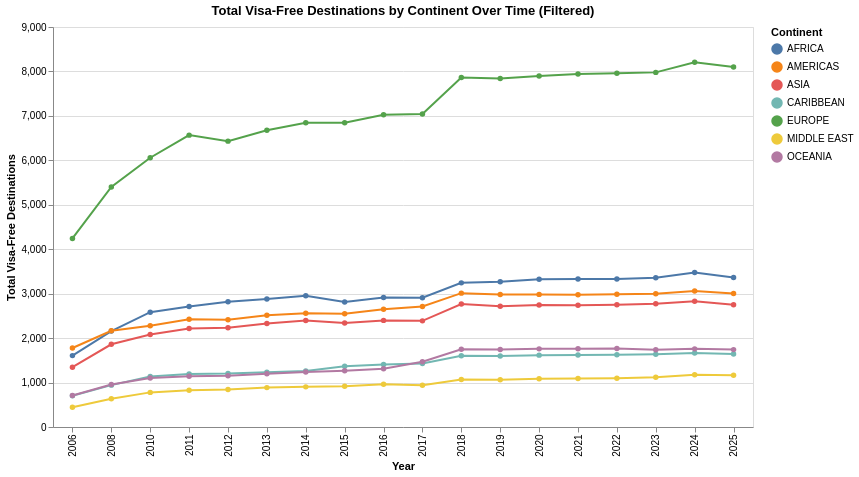

The cell this chart's notebook holds for it:
### Markdown cell above
There are some missing years [2007, 2009] that can be just ignored. The plot will linearly interpolate this values but it will not suppose a big problem since it is not alterating the real data.

### Code cell
# Remove years 2007 and 2009 with zero counts
filtered_continent_year_sum = continent_year_sum[~continent_year_sum['year'].isin([2007, 2009])]

# Altair line chart: total visa-free count over time by continent (filtered)
filtered_continent_chart = alt.Chart(filtered_continent_year_sum).mark_line(point=True).encode(
    x=alt.X('year:O', title='Year'),
    y=alt.Y('visa_free_count:Q', title='Total Visa-Free Destinations'),
    color=alt.Color('region:N', title='Continent'),
    tooltip=['region', 'year', 'visa_free_count']
).properties(
    title='Total Visa-Free Destinations by Continent Over Time (Filtered)',
    width=700,
    height=400
).interactive()

filtered_continent_chart

### Figure 1 — Vega-Lite specification as saved in the notebook (floating-point values rounded to 4 significant figures)
{"config": {"view": {"continuousWidth": 300, "continuousHeight": 300}}, "data": {"name": "data-4d54c9f04e9843ac55e0feaea8babb22"}, "mark": {"type": "line", "point": true}, "encoding": {"color": {"field": "region", "title": "Continent", "type": "nominal"}, "tooltip": [{"field": "region", "type": "nominal"}, {"field": "year", "type": "quantitative"}, {"field": "visa_free_count", "type": "quantitative"}], "x": {"field": "year", "title": "Year", "type": "ordinal"}, "y": {"field": "visa_free_count", "title": "Total Visa-Free Destinations", "type": "quantitative"}}, "height": 400, "params": [{"name": "param_3", "select": {"type": "interval", "encodings": ["x", "y"]}, "bind": "scales"}], "title": "Total Visa-Free Destinations by Continent Over Time (Filtered)", "width": 700, "$schema": "https://vega.github.io/schema/vega-lite/v5.20.1.json", "datasets": {"data-4d54c9f04e9843ac55e0feaea8babb22": [{"region": "AFRICA", "year": 2006, "visa_free_count": 1606}, {"region": "AFRICA", "year": 2008, "visa_free_count": 2158}, {"region": "AFRICA", "year": 2010, "visa_free_count": 2584}, {"region": "AFRICA", "year": 2011, "visa_free_count": 2711}, {"region": "AFRICA", "year": 2012, "visa_free_count": 2818}, {"region": "AFRICA", "year": 2013, "visa_free_count": 2880}, {"region": "AFRICA", "year": 2014, "visa_free_count": 2954}, {"region": "AFRICA", "year": 2015, "visa_free_count": 2810}, {"region": "AFRICA", "year": 2016, "visa_free_count": 2916}, {"region": "AFRICA", "year": 2017, "visa_free_count": 2908}, {"region": "AFRICA", "year": 2018, "visa_free_count": 3243}, {"region": "AFRICA", "year": 2019, "visa_free_count": 3269}, {"region": "AFRICA", "year": 2020, "visa_free_count": 3322}, {"region": "AFRICA", "year": 2021, "visa_free_count": 3328}, {"region": "AFRICA", "year": 2022, "visa_free_count": 3331}, {"region": "AFRICA", "year": 2023, "visa_free_count": 3359}, {"region": "AFRICA", "year": 2024, "visa_free_count": 3477}, {"region": "AFRICA", "year": 2025, "visa_free_count": 3362}, {"region": "AMERICAS", "year": 2006, "visa_free_count": 1778}, {"region": "AMERICAS", "year": 2008, "visa_free_count": 2165}, {"region": "AMERICAS", "year": 2010, "visa_free_count": 2279}, {"region": "AMERICAS", "year": 2011, "visa_free_count": 2423}, {"region": "AMERICAS", "year": 2012, "visa_free_count": 2412}, {"region": "AMERICAS", "year": 2013, "visa_free_count": 2512}, {"region": "AMERICAS", "year": 2014, "visa_free_count": 2560}, {"region": "AMERICAS", "year": 2015, "visa_free_count": 2548}, {"region": "AMERICAS", "year": 2016, "visa_free_count": 2649}, {"region": "AMERICAS", "year": 2017, "visa_free_count": 2713}, {"region": "AMERICAS", "year": 2018, "visa_free_count": 3012}, {"region": "AMERICAS", "year": 2019, "visa_free_count": 2979}, {"region": "AMERICAS", "year": 2020, "visa_free_count": 2984}, {"region": "AMERICAS", "year": 2021, "visa_free_count": 2975}, {"region": "AMERICAS", "year": 2022, "visa_free_count": 2986}, {"region": "AMERICAS", "year": 2023, "visa_free_count": 2996}, {"region": "AMERICAS", "year": 2024, "visa_free_count": 3058}, {"region": "AMERICAS", "year": 2025, "visa_free_count": 3004}, {"region": "ASIA", "year": 2006, "visa_free_count": 1345}, {"region": "ASIA", "year": 2008, "visa_free_count": 1861}, {"region": "ASIA", "year": 2010, "visa_free_count": 2081}, {"region": "ASIA", "year": 2011, "visa_free_count": 2215}, {"region": "ASIA", "year": 2012, "visa_free_count": 2232}, {"region": "ASIA", "year": 2013, "visa_free_count": 2327}, {"region": "ASIA", "year": 2014, "visa_free_count": 2397}, {"region": "ASIA", "year": 2015, "visa_free_count": 2340}, {"region": "ASIA", "year": 2016, "visa_free_count": 2399}, {"region": "ASIA", "year": 2017, "visa_free_count": 2388}, {"region": "ASIA", "year": 2018, "visa_free_count": 2767}, {"region": "ASIA", "year": 2019, "visa_free_count": 2715}, {"region": "ASIA", "year": 2020, "visa_free_count": 2747}, {"region": "ASIA", "year": 2021, "visa_free_count": 2741}, {"region": "ASIA", "year": 2022, "visa_free_count": 2753}, {"region": "ASIA", "year": 2023, "visa_free_count": 2774}, {"region": "ASIA", "year": 2024, "visa_free_count": 2831}, {"region": "ASIA", "year": 2025, "visa_free_count": 2752}, {"region": "CARIBBEAN", "year": 2006, "visa_free_count": 703}, {"region": "CARIBBEAN", "year": 2008, "visa_free_count": 942}, {"region": "CARIBBEAN", "year": 2010, "visa_free_count": 1137}, {"region": "CARIBBEAN", "year": 2011, "visa_free_count": 1194}, {"region": "CARIBBEAN", "year": 2012, "visa_free_count": 1203}, {"region": "CARIBBEAN", "year": 2013, "visa_free_count": 1233}, {"region": "CARIBBEAN", "year": 2014, "visa_free_count": 1259}, {"region": "CARIBBEAN", "year": 2015, "visa_free_count": 1368}, {"region": "CARIBBEAN", "year": 2016, "visa_free_count": 1406}, {"region": "CARIBBEAN", "year": 2017, "visa_free_count": 1429}, {"region": "CARIBBEAN", "year": 2018, "visa_free_count": 1603}, {"region": "CARIBBEAN", "year": 2019, "visa_free_count": 1595}, {"region": "CARIBBEAN", "year": 2020, "visa_free_count": 1617}, {"region": "CARIBBEAN", "year": 2021, "visa_free_count": 1622}, {"region": "CARIBBEAN", "year": 2022, "visa_free_count": 1625}, {"region": "CARIBBEAN", "year": 2023, "visa_free_count": 1638}, {"region": "CARIBBEAN", "year": 2024, "visa_free_count": 1664}, {"region": "CARIBBEAN", "year": 2025, "visa_free_count": 1641}, {"region": "EUROPE", "year": 2006, "visa_free_count": 4242}, {"region": "EUROPE", "year": 2008, "visa_free_count": 5401}, {"region": "EUROPE", "year": 2010, "visa_free_count": 6059}, {"region": "EUROPE", "year": 2011, "visa_free_count": 6567}, {"region": "EUROPE", "year": 2012, "visa_free_count": 6432}, {"region": "EUROPE", "year": 2013, "visa_free_count": 6675}, {"region": "EUROPE", "year": 2014, "visa_free_count": 6846}, {"region": "EUROPE", "year": 2015, "visa_free_count": 6846}, {"region": "EUROPE", "year": 2016, "visa_free_count": 7024}, {"region": "EUROPE", "year": 2017, "visa_free_count": 7043}, {"region": "EUROPE", "year": 2018, "visa_free_count": 7866}, {"region": "EUROPE", "year": 2019, "visa_free_count": 7843}, {"region": "EUROPE", "year": 2020, "visa_free_count": 7897}, {"region": "EUROPE", "year": 2021, "visa_free_count": 7940}, {"region": "EUROPE", "year": 2022, "visa_free_count": 7957}, {"region": "EUROPE", "year": 2023, "visa_free_count": 7979}, {"region": "EUROPE", "year": 2024, "visa_free_count": 8208}, {"region": "EUROPE", "year": 2025, "visa_free_count": 8098}, {"region": "MIDDLE EAST", "year": 2006, "visa_free_count": 444}, {"region": "MIDDLE EAST", "year": 2008, "visa_free_count": 634}, {"region": "MIDDLE EAST", "year": 2010, "visa_free_count": 779}, {"region": "MIDDLE EAST", "year": 2011, "visa_free_count": 826}, {"region": "MIDDLE EAST", "year": 2012, "visa_free_count": 843}, {"region": "MIDDLE EAST", "year": 2013, "visa_free_count": 886}, {"region": "MIDDLE EAST", "year": 2014, "visa_free_count": 903}, {"region": "MIDDLE EAST", "year": 2015, "visa_free_count": 919}, {"region": "MIDDLE EAST", "year": 2016, "visa_free_count": 960}, {"region": "MIDDLE EAST", "year": 2017, "visa_free_count": 938}, {"region": "MIDDLE EAST", "year": 2018, "visa_free_count": 1067}, {"region": "MIDDLE EAST", "year": 2019, "visa_free_count": 1064}, {"region": "MIDDLE EAST", "year": 2020, "visa_free_count": 1085}, {"region": "MIDDLE EAST", "year": 2021, "visa_free_count": 1090}, {"region": "MIDDLE EAST", "year": 2022, "visa_free_count": 1096}, {"region": "MIDDLE EAST", "year": 2023, "visa_free_count": 1120}, {"region": "MIDDLE EAST", "year": 2024, "visa_free_count": 1177}, {"region": "MIDDLE EAST", "year": 2025, "visa_free_count": 1166}, {"region": "OCEANIA", "year": 2006, "visa_free_count": 708}, {"region": "OCEANIA", "year": 2008, "visa_free_count": 958}, {"region": "OCEANIA", "year": 2010, "visa_free_count": 1101}, {"region": "OCEANIA", "year": 2011, "visa_free_count": 1141}, {"region": "OCEANIA", "year": 2012, "visa_free_count": 1155}, {"region": "OCEANIA", "year": 2013, "visa_free_count": 1199}, {"region": "OCEANIA", "year": 2014, "visa_free_count": 1236}, {"region": "OCEANIA", "year": 2015, "visa_free_count": 1266}, {"region": "OCEANIA", "year": 2016, "visa_free_count": 1311}, {"region": "OCEANIA", "year": 2017, "visa_free_count": 1468}, {"region": "OCEANIA", "year": 2018, "visa_free_count": 1751}, {"region": "OCEANIA", "year": 2019, "visa_free_count": 1746}, {"region": "OCEANIA", "year": 2020, "visa_free_count": 1758}, {"region": "OCEANIA", "year": 2021, "visa_free_count": 1763}, {"region": "OCEANIA", "year": 2022, "visa_free_count": 1764}, {"region": "OCEANIA", "year": 2023, "visa_free_count": 1737}, {"region": "OCEANIA", "year": 2024, "visa_free_count": 1758}, {"region": "OCEANIA", "year": 2025, "visa_free_count": 1741}]}}
